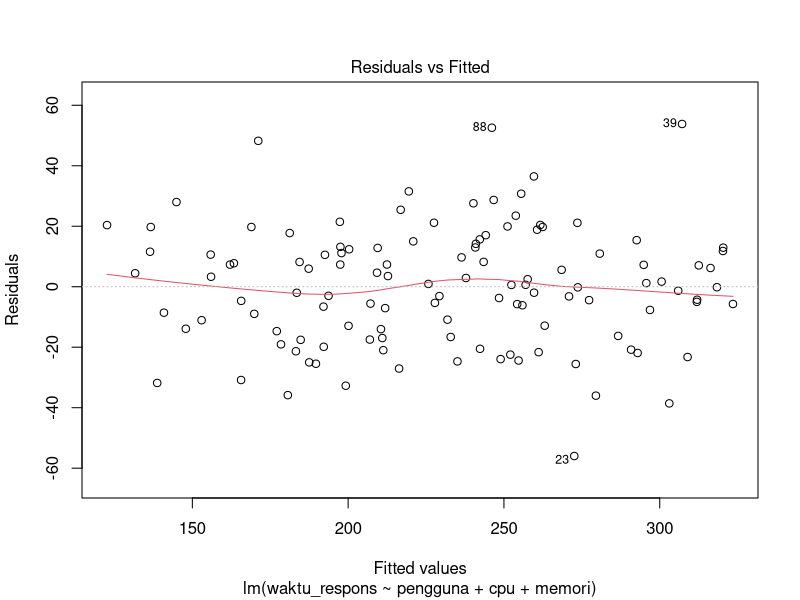
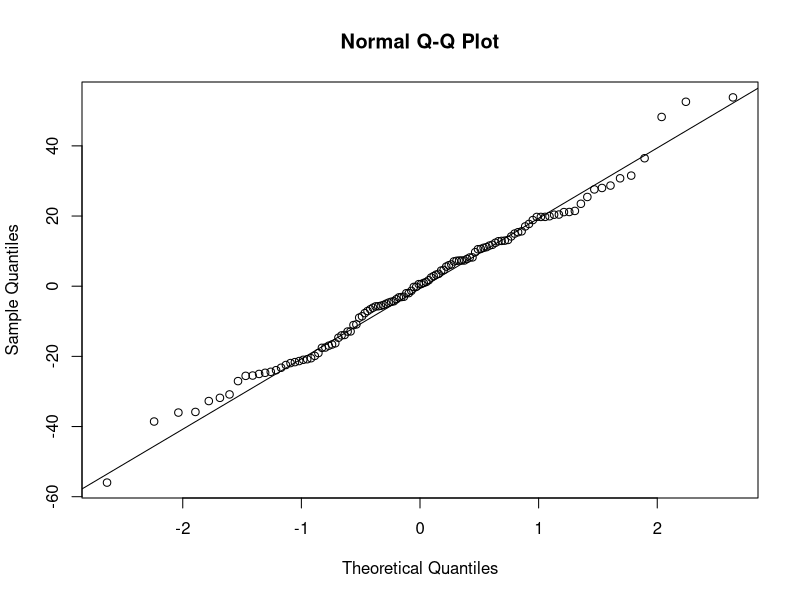
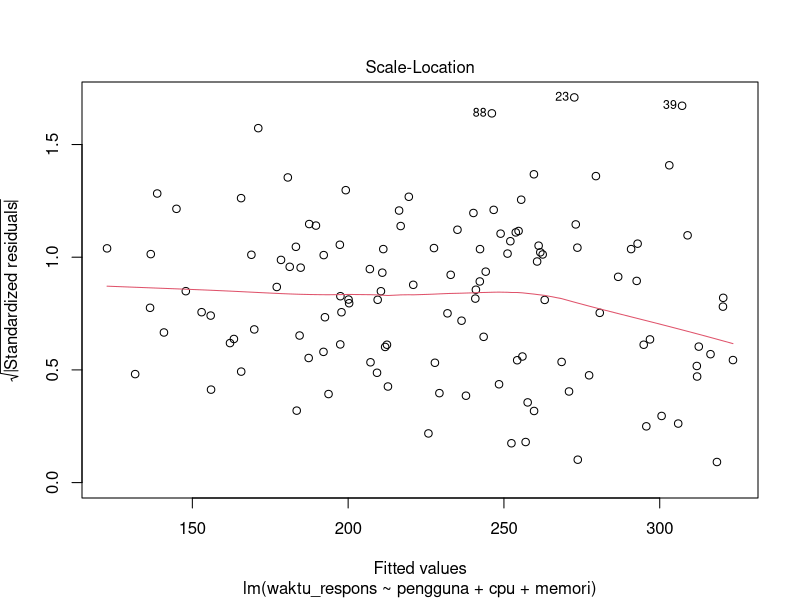

The R script that drew these images, in order:
# =============================================================================
# Pertemuan 1 - Analisis Multivariat dan Regresi Linear Berganda (R)
# Urutan kode mengikuti slide. Berkas data: data_respons_aplikasi.csv
# Paket tambahan: car, lmtest  ->  install.packages(c("car", "lmtest"))
# =============================================================================
library(car); library(lmtest)

# --- Slide 3, 5, 6: data, eksplorasi, regresi sederhana ----------------------
data <- read.csv("data_respons_aplikasi.csv")
str(data)
summary(data)                                        # rata-rata, min, maks
round(sapply(data[, c("waktu_respons", "pengguna", "cpu", "memori")], sd), 2)   # SD
round(cor(data[, c("waktu_respons", "pengguna", "cpu", "memori")]), 2)

# Slide 5: slope regresi sederhana (bandingkan dengan koefisien berganda)
for (v in c("pengguna", "cpu", "memori")) {
  s <- lm(as.formula(paste("waktu_respons ~", v)), data = data)
  cat(v, "slope =", round(coef(s)[2], 2), "\n")
}

# --- Slide 9-10: membangun model ---------------------------------------------
m1 <- lm(waktu_respons ~ pengguna + cpu + memori,
         data = data)

summary(m1)   # koefisien, uji t, R², uji F
confint(m1)   # selang kepercayaan 95%

# --- Slide 13: uji simultan, R2 dan Adjusted R2 ------------------------------
fs <- summary(m1)$fstatistic
cat("F =", round(fs[1], 1), "(db", fs[2], "dan", fs[3], "), p =",
    signif(pf(fs[1], fs[2], fs[3], lower.tail = FALSE), 3), "\n")
cat("R2 =", round(summary(m1)$r.squared, 3), " Adjusted R2 =", round(summary(m1)$adj.r.squared, 3), "\n")

# --- Slide 14-17: ANOVA regresi ----------------------------------------------
m0 <- lm(waktu_respons ~ 1, data = data)   # model nol
anova(m0, m1)   # m1: model lengkap  -> tabel ANOVA (RSS model nol = SST)

y <- data$waktu_respons
sst <- sum((y - mean(y))^2); sse <- sum(residuals(m1)^2); ssr <- sst - sse
k <- 3; n <- nrow(data)
msr <- ssr / k; mse <- sse / (n - k - 1); mst <- sst / (n - 1)
cat("SST =", round(sst, 1), " SSR =", round(ssr, 1), " SSE =", round(sse, 1), "\n")
cat("KT regresi =", round(msr, 1), " KT galat =", round(mse, 1), " akar KT galat =", round(sqrt(mse), 1), "\n")
cat("F = KT regresi / KT galat =", round(msr / mse, 1), "\n")
r2 <- ssr / sst
cat("R2 = SSR/SST =", round(r2, 3), "\n")
cat("F dari R2 =", round((r2 / k) / ((1 - r2) / (n - k - 1)), 1), "\n")
cat("KT total =", round(mst, 1), " Adjusted R2 = 1 - KT galat/KT total =", round(1 - mse / mst, 3), "\n")

# --- Slide 18-27: uji asumsi klasik ------------------------------------------
# Slide 21: Asumsi 1 - Linearitas (Ramsey RESET)
resettest(m1, power = 2:3, type = "fitted")
plot(m1, which = 1)   # residual vs prediksi

# Slide 23: Asumsi 2 - Normalitas residual
shapiro.test(residuals(m1))
qqnorm(residuals(m1))
qqline(residuals(m1))

# Slide 25: Asumsi 3 - Homoskedastisitas (Breusch-Pagan, versi Koenker)
bptest(m1)
plot(m1, which = 3)   # scale-location

# Slide 27: Asumsi 4 - Independensi galat
dwtest(m1)            # statistik d (p-value R memakai alternatif "greater")
bgtest(m1, order = 1)

# Slide 29: Asumsi 5 - Multikolinearitas (VIF)
vif(m1)

# --- Slide 30: demo multikolinearitas (tambah req_detik) ---------------------
m2 <- lm(waktu_respons ~ pengguna + cpu + memori + req_detik, data = data)
summary(m2)
round(vif(m2), 1)
cat("Adjusted R2: Model A =", round(summary(m1)$adj.r.squared, 3),
    " Model B =", round(summary(m2)$adj.r.squared, 3), "\n")
